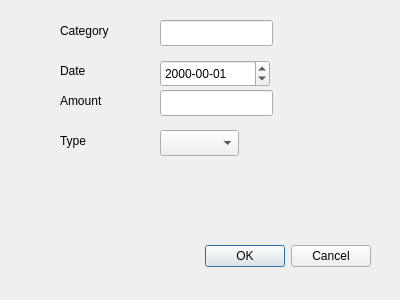
<?xml version="1.0" encoding="UTF-8"?>
<ui version="4.0">
 <class>EditTransactionDialog</class>
 <widget class="QDialog" name="EditTransactionDialog">
  <property name="geometry">
   <rect>
    <x>0</x>
    <y>0</y>
    <width>400</width>
    <height>300</height>
   </rect>
  </property>
  <property name="windowTitle">
   <string>Dialog</string>
  </property>
  <widget class="QDialogButtonBox" name="m_buttons_DialogButtonBox">
   <property name="geometry">
    <rect>
     <x>30</x>
     <y>240</y>
     <width>341</width>
     <height>32</height>
    </rect>
   </property>
   <property name="orientation">
    <enum>Qt::Horizontal</enum>
   </property>
   <property name="standardButtons">
    <set>QDialogButtonBox::Cancel|QDialogButtonBox::Ok</set>
   </property>
  </widget>
  <widget class="QLineEdit" name="m_category_LineEdit">
   <property name="geometry">
    <rect>
     <x>160</x>
     <y>20</y>
     <width>113</width>
     <height>26</height>
    </rect>
   </property>
  </widget>
  <widget class="QLabel" name="label">
   <property name="geometry">
    <rect>
     <x>60</x>
     <y>20</y>
     <width>71</width>
     <height>21</height>
    </rect>
   </property>
   <property name="text">
    <string>Category</string>
   </property>
  </widget>
  <widget class="QLabel" name="label_2">
   <property name="geometry">
    <rect>
     <x>60</x>
     <y>60</y>
     <width>71</width>
     <height>21</height>
    </rect>
   </property>
   <property name="text">
    <string>Date</string>
   </property>
  </widget>
  <widget class="QLabel" name="label_3">
   <property name="geometry">
    <rect>
     <x>60</x>
     <y>90</y>
     <width>71</width>
     <height>21</height>
    </rect>
   </property>
   <property name="text">
    <string>Amount</string>
   </property>
  </widget>
  <widget class="QLabel" name="label_4">
   <property name="geometry">
    <rect>
     <x>60</x>
     <y>130</y>
     <width>71</width>
     <height>21</height>
    </rect>
   </property>
   <property name="text">
    <string>Type</string>
   </property>
  </widget>
  <widget class="QDateEdit" name="m_date_DateEdit">
   <property name="geometry">
    <rect>
     <x>160</x>
     <y>60</y>
     <width>110</width>
     <height>27</height>
    </rect>
   </property>
   <property name="displayFormat">
    <string>yyyy-mm-dd</string>
   </property>
  </widget>
  <widget class="QLineEdit" name="m_amount_LineEdit">
   <property name="geometry">
    <rect>
     <x>160</x>
     <y>90</y>
     <width>113</width>
     <height>26</height>
    </rect>
   </property>
  </widget>
  <widget class="QComboBox" name="m_type_ComboBox">
   <property name="geometry">
    <rect>
     <x>160</x>
     <y>130</y>
     <width>79</width>
     <height>26</height>
    </rect>
   </property>
  </widget>
 </widget>
 <resources/>
 <connections>
  <connection>
   <sender>m_buttons_DialogButtonBox</sender>
   <signal>accepted()</signal>
   <receiver>EditTransactionDialog</receiver>
   <slot>accept()</slot>
   <hints>
    <hint type="sourcelabel">
     <x>248</x>
     <y>254</y>
    </hint>
    <hint type="destinationlabel">
     <x>157</x>
     <y>274</y>
    </hint>
   </hints>
  </connection>
  <connection>
   <sender>m_buttons_DialogButtonBox</sender>
   <signal>rejected()</signal>
   <receiver>EditTransactionDialog</receiver>
   <slot>reject()</slot>
   <hints>
    <hint type="sourcelabel">
     <x>316</x>
     <y>260</y>
    </hint>
    <hint type="destinationlabel">
     <x>286</x>
     <y>274</y>
    </hint>
   </hints>
  </connection>
 </connections>
</ui>
